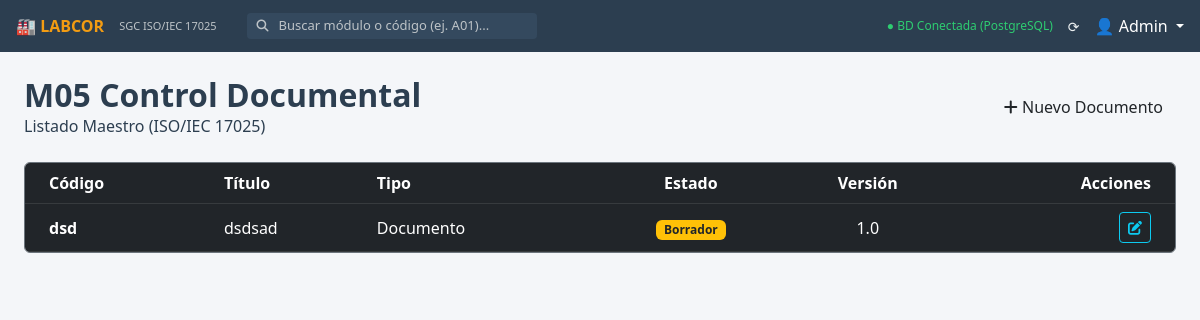
/m05/, run on the app's committed database.
### m05_control_documental/models.py (models this page shows, shortened)
class DocumentoControlado(models.Model):
    codigo = models.CharField(max_length=50, unique=True)
    titulo = models.CharField(max_length=255)
    tipo = models.CharField(max_length=100, default='Documento')
    area = models.CharField(max_length=100, blank=True)
    estado = models.CharField(max_length=50, default='Borrador')
    version = models.CharField(max_length=20, default='1.0')
    contenido = models.TextField(blank=True)
    cambios = models.TextField(blank=True)
    fecha = models.DateTimeField(auto_now=True)
    aprobacion_solicitado_por = models.CharField(max_length=100, blank=True, null=True)
    aprobacion_resuelto_por = models.CharField(max_length=100, blank=True, null=True)
    aprobacion_comentarios = models.TextField(blank=True, null=True)
    confidencialidad_2 = models.CharField(max_length=100, blank=True, null=True)

### m05_control_documental/views.py (the view)
# urls.py: path('', views.dashboard, name='a00_dashboard'),
def dashboard(request):
    documentos = DocumentoControlado.objects.all()
    return render(request, 'm05_control_documental/dashboard.html', {'documentos': documentos})

### m05_control_documental/templates/m05_control_documental/dashboard.html (shortened to what this page needs)
{% extends 'base.html' %}
{% block content %}
<div class="container-fluid p-0">
    <div class="d-flex justify-content-between align-items-center mb-4">
        <div>
            <h2 class="fw-bold m-0"><span class="text-accent">M05</span> Control Documental</h2>
            <p class="text-muted-custom m-0">Listado Maestro (ISO/IEC 17025)</p>
        </div>
        <div>
            <a href="{% url 'm05_control_documental:crear_documento' %}" class="btn btn-primary-custom"><i class="fas fa-plus"></i> Nuevo Documento</a>
        </div>
    </div>
    <div class="table-responsive rounded border border-secondary" style="background-color: var(--ui-surface);">
        <table class="table table-dark table-hover mb-0 align-middle">
            <thead>
                <tr>
                    <th class="text-muted-custom ps-4">Código</th>
                    <th class="text-muted-custom">Título</th>
                    <th class="text-muted-custom">Tipo</th>
                    <th class="text-muted-custom text-center">Estado</th>
                    <th class="text-muted-custom text-center">Versión</th>
                    <th class="text-muted-custom text-end pe-4">Acciones</th>
                </tr>
            </thead>
            <tbody>
                {% for doc in documentos %}
                <tr>
                    <td class="ps-4 fw-bold text-white">{{ doc.codigo }}</td>
                    <td>{{ doc.titulo }}</td>
                    <td>{{ doc.tipo }}</td>
                    <td class="text-center">
                        {% if doc.estado == 'Vigente' %}
                            <span class="badge bg-success">{{ doc.estado }}</span>
                        {% elif doc.estado == 'Obsoleto' %}
                            <span class="badge bg-danger">{{ doc.estado }}</span>
                        {% else %}
                            <span class="badge bg-warning text-dark">{{ doc.estado }}</span>
                        {% endif %}
                    </td>
                    <td class="text-center">{{ doc.version }}</td>
                    <td class="text-end pe-4">
                        <button class="btn btn-sm btn-outline-info"><i class="fas fa-edit"></i></button>
                    </td>
                </tr>
                {% empty %}
                <tr>
                    <td colspan="6" class="text-center text-muted py-4">No hay documentos registrados aún.</td>
                </tr>
                {% endfor %}
            </tbody>
        </table>
    </div>
</div>
{% endblock %}

### templates/base.html (style rules this page uses)
:root { --bg-main: #f4f6f9; --bg-topbar: #2c3e50; --card-bg: #ffffff; --card-border: #dee2e6; --card-hover: #ebf5fb; --text-main: #2c3e50; }
body { background-color: var(--bg-main); color: var(--text-main); font-family: 'Segoe UI', system-ui, sans-serif; overflow-x: hidden; margin: 0; }

### data on the page
DocumentoControlado: codigo "dsd", titulo "dsdsad", tipo "Documento", estado "Borrador", version "1.0"

### other printed values
{{ user.username|default:"Admin" }} "Admin"
